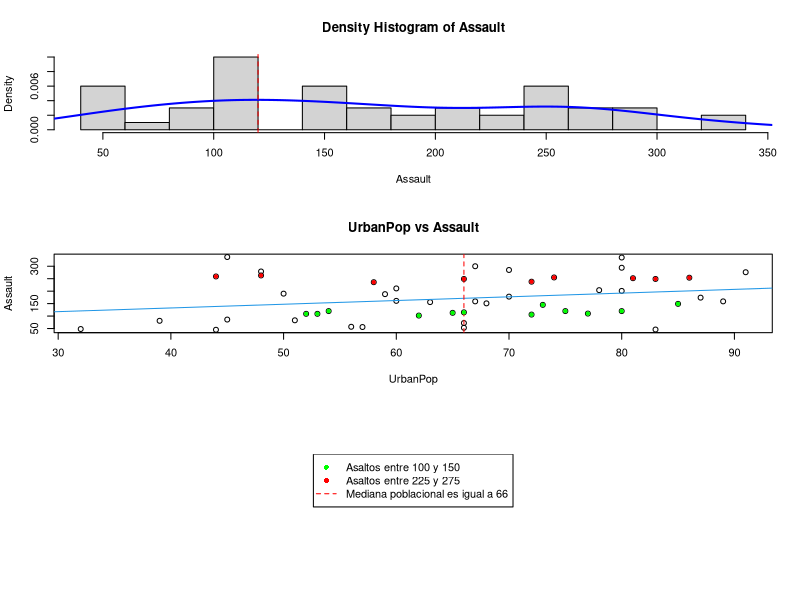

The R source for this figure:
attach(USArrests)

library(modeest)
par(mfrow=c(3,1))

#Calcular moda
moda=mlv(Assault, method = "mfv")[1]
moda
#Calcular mediana de la poblacion
population.median <- median(UrbanPop)

hist(Assault, main = "Density Histogram of Assault", freq=FALSE,
     xlab = "Assault", breaks = 12)
lines(density(Assault), col="blue", lwd=2)
abline(v=moda, col = "red", lty = 2)


# Plot
plot(UrbanPop,Assault,main="UrbanPop vs Assault")
population.median <- median(UrbanPop)

abline(lm(Assault~UrbanPop),col=4)

abline(v=population.median, col = "red", lty = 2)
points(UrbanPop[Assault >= 100 & Assault <= 150], 
       Assault[Assault >= 100 & Assault <= 150],col="green",pch=20 )
points(UrbanPop[Assault >= 225 & Assault <= 275], 
       Assault[Assault >= 225 & Assault <= 275],col="red",pch=20 )


plot.new()
legend("top", c("Asaltos entre 100 y 150","Asaltos entre 225 y 275", "Mediana poblacional es igual a 66"),
       pch=c(16, 16,NA),  lty = c(NA,NA,2),col=c("green", "red", "red"))
